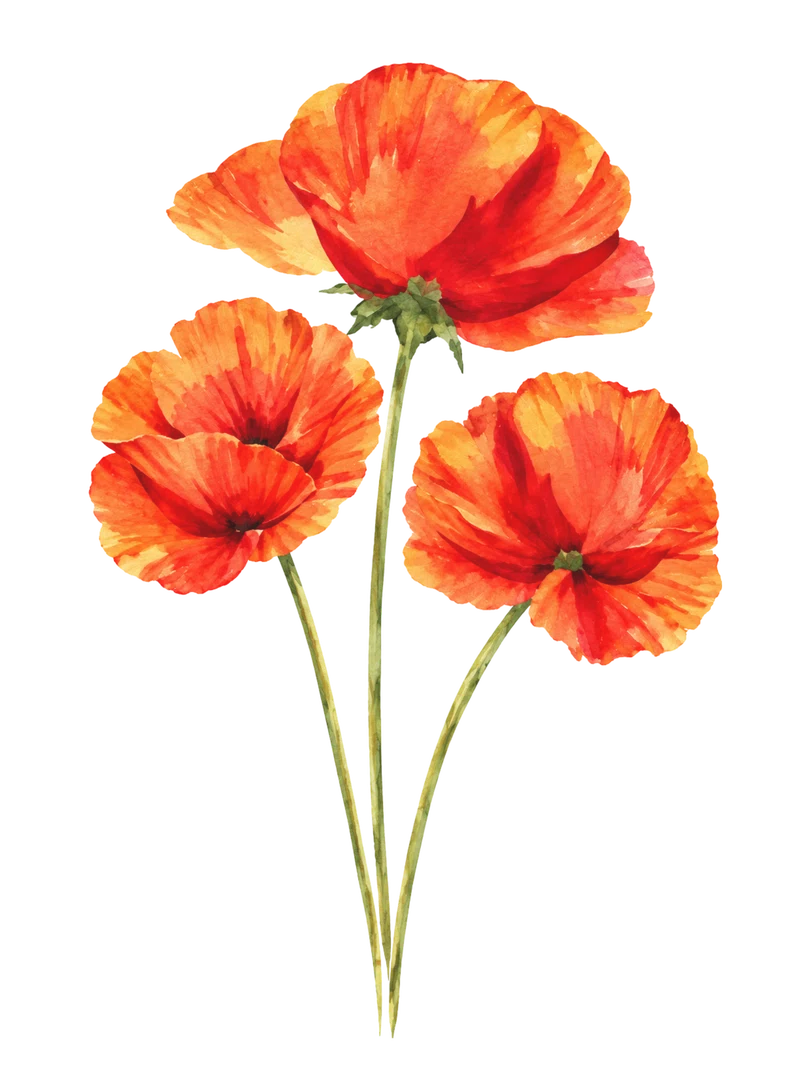
#> input picture site/assets/media/papoulas-preview.webp, 800 x 1067 px
$ python render-botanical-v8.py
#> lines starting #> are read from the running program, lines starting #| are printed output that depends on the picture
#!/usr/bin/env python3
"""Rebuild a clean growing-poppies film from the original complete transparent
TO Eventos artwork. No AI reconstruction, crop, feather, fake edges or scaling
of individual petals. The entire untouched artwork is visible at the end.
"""
from pathlib import Path
import subprocess
import numpy as np
from PIL import Image

ROOT=Path(__file__).resolve().parents[1]
INPUT=ROOT/'site/assets/media/papoulas-preview.webp'
OUTPUT=ROOT/'site/assets/media/papoulas-completas-v8.mp4'
src=Image.open(INPUT).convert('RGBA')
#> src is the input picture: PIL image 800x1067 RGBA; mean R, G, B, A 75.2, 33.7, 17.6, 65.4
W,H=720,1280
image_w=700
image_h=round(src.height*image_w/src.width)
#> image_h = 934
resized=np.asarray(src.resize((image_w,image_h),Image.Resampling.LANCZOS))
rgba=np.zeros((H,W,4),dtype=np.uint8)
top=(H-image_h)//2
#> top = 173
left=(W-image_w)//2
rgba[top:top+image_h,left:left+image_w]=resized
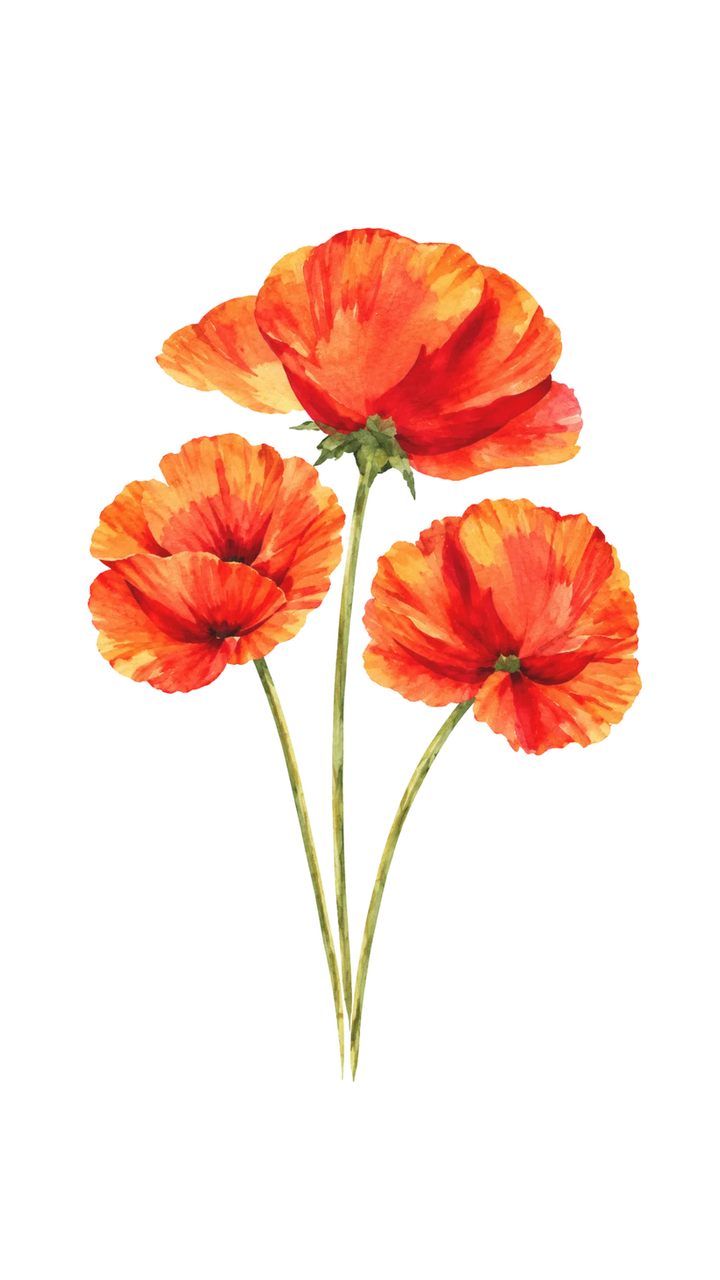
#> rgba: shape (1280, 720, 4); mean R, G, B, A 49.1, 19.9, 8.9, 46.4; transparent parts drawn white
rgb=rgba[:,:,:3].astype(np.float32)
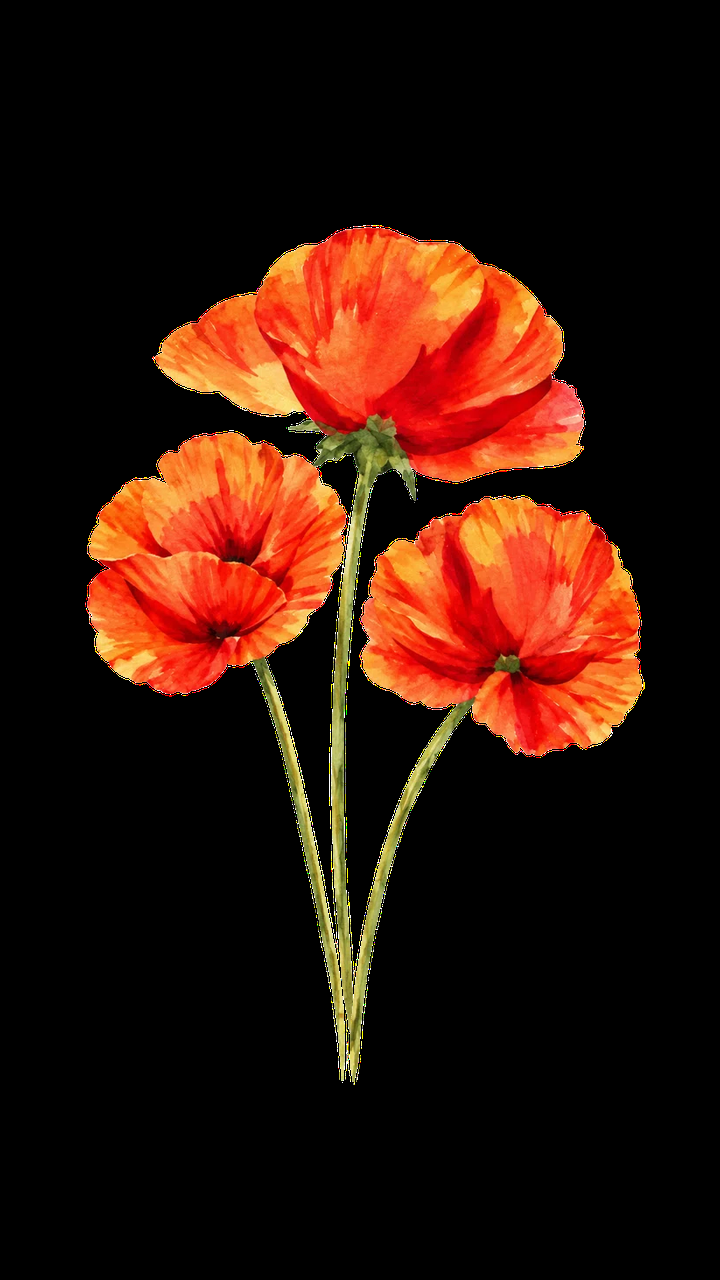
#> rgb: shape (1280, 720, 3) float32; mean R, G, B 49.1, 19.9, 8.9
alpha=(rgba[:,:,3].astype(np.float32)/255.0)
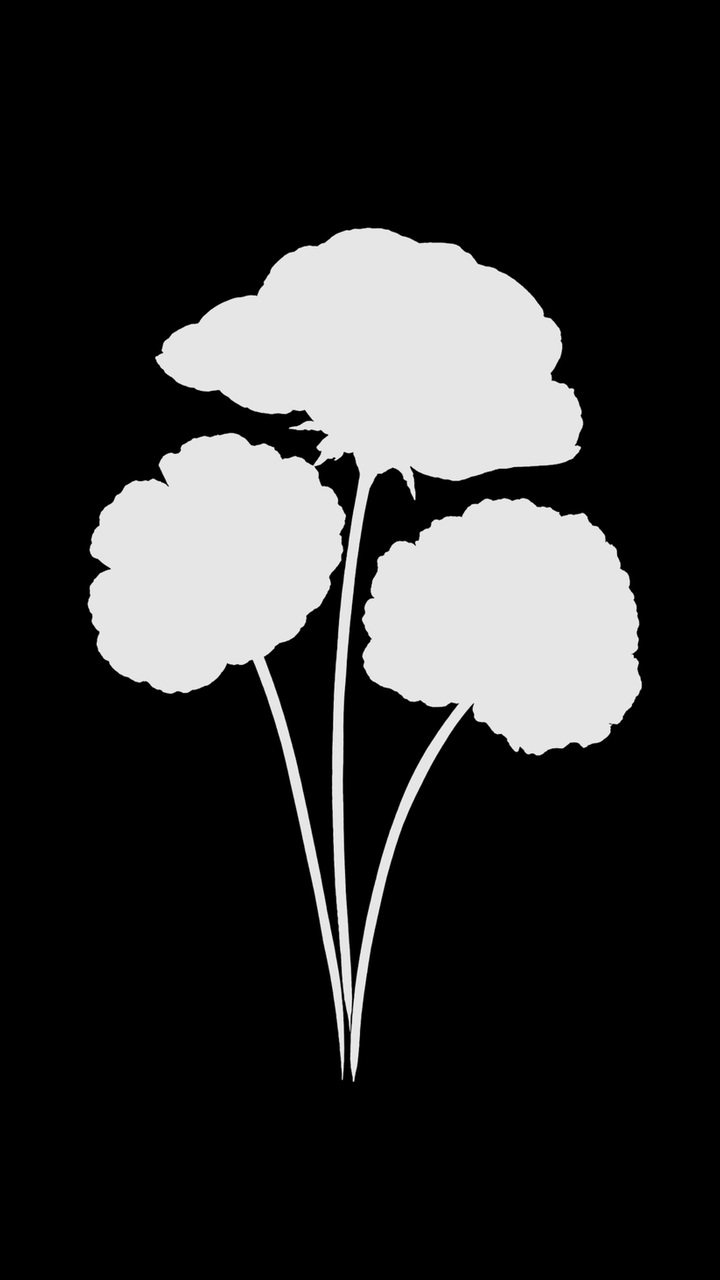
#> alpha: shape (1280, 720) float32; min 0, max 1, mean 0.182
background=np.array([244,244,242],dtype=np.float32)
x=np.arange(W,dtype=np.float32)[None,:]
y=np.arange(H,dtype=np.float32)[:,None]
frames=180 # 7.5s × 24fps
OUTPUT.parent.mkdir(parents=True,exist_ok=True)
cmd=['ffmpeg','-hide_banner','-loglevel','error','-y',
  '-f','rawvideo','-pixel_format','rgb24',
  '-video_size',f'{W}x{H}','-framerate','24','-i','-',
  '-an','-c:v','libx264','-preset','fast','-crf','19',
  '-pix_fmt','yuv420p','-movflags','+faststart',str(OUTPUT)]
#> (the run stopped early here; a loop or call above may not have finished)
